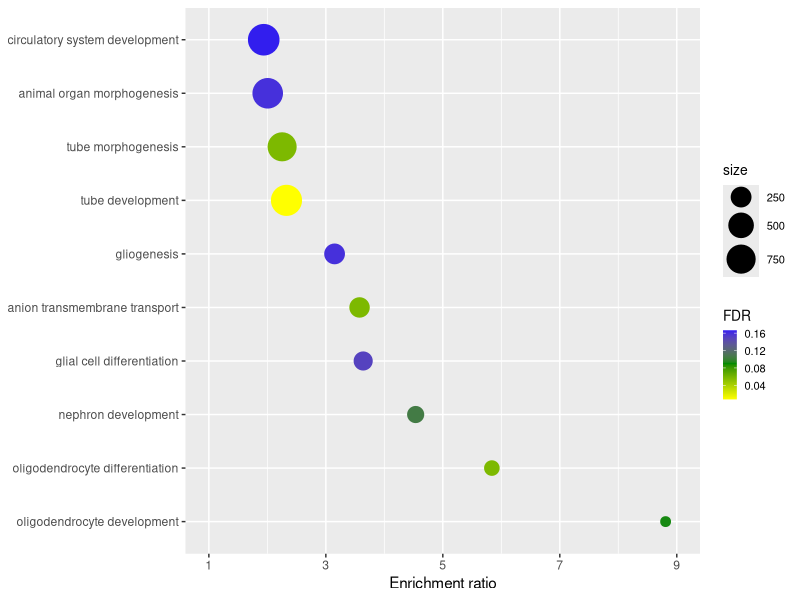

Reproduce this figure in R.
library(ggplot2)

datain<-read.table('deseq2/enrichment_results_wg_result1638348378_deg_0.01_maxsize_1000_top10.txt', header=TRUE, sep='\t')
ord<-datain$description[order(-datain$enrichmentRatio)]
ord<-as.character(ord)
datain$description <- factor(datain$description,levels=ord)
pdf(paste("deseq2/webgestalt_0.01_1000.pdf", sep=""), width=5, height=4)

ggplot(datain, aes(enrichmentRatio, description, colour=FDR, size=size))+ 
           geom_point()+ 
           scale_color_gradient2(name='FDR', low='yellow', mid='green4', high='blue',midpoint=0.09)+
           scale_size_area(name='Set size')+
           scale_size(range=c(3,10))+
           theme(legend.key.size = unit(10, 'points'),legend.title = element_text(size=10), legend.text = element_text(size=8),axis.title.y=element_blank())+
           xlab('Enrichment ratio')+
           scale_x_continuous(breaks=c(1,3,5,7,9), limits=c(1,9)) 

dev.off()
